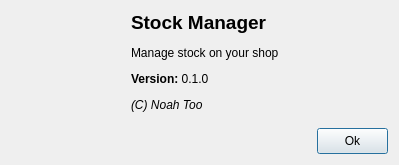
<?xml version="1.0" encoding="UTF-8"?>
<ui version="4.0">
 <class>dlgAbout</class>
 <widget class="QDialog" name="dlgAbout">
  <property name="windowModality">
   <enum>Qt::WindowModal</enum>
  </property>
  <property name="geometry">
   <rect>
    <x>0</x>
    <y>0</y>
    <width>399</width>
    <height>165</height>
   </rect>
  </property>
  <property name="windowTitle">
   <string>About</string>
  </property>
  <property name="modal">
   <bool>true</bool>
  </property>
  <layout class="QVBoxLayout" name="verticalLayout">
   <item>
    <layout class="QHBoxLayout" name="horizontalLayout_2">
     <item>
      <widget class="QLabel" name="label_2">
       <property name="maximumSize">
        <size>
         <width>114</width>
         <height>16777215</height>
        </size>
       </property>
       <property name="text">
        <string>&lt;html&gt;
&lt;head/&gt;&lt;body&gt;

&lt;p&gt;&lt;img src=&quot;:/images/logo-small.svg&quot; height=&quot;100&quot; width=&quot;100&quot; /&gt;&lt;/p&gt;

&lt;/body&gt;&lt;/html&gt;</string>
       </property>
      </widget>
     </item>
     <item>
      <widget class="QLabel" name="label">
       <property name="text">
        <string>&lt;html&gt;&lt;head/&gt;&lt;body&gt;&lt;p&gt;&lt;span style=&quot; font-size:14pt; font-weight:600;&quot;&gt;Stock Manager&lt;/span&gt;&lt;/p&gt;&lt;p&gt;Manage stock on your shop&lt;/p&gt;&lt;p&gt;&lt;span style=&quot; font-weight:600;&quot;&gt;Version:&lt;/span&gt; 0.1.0&lt;/p&gt;&lt;p&gt;&lt;span style=&quot; font-style:italic;&quot;&gt;(C) Noah Too&lt;/span&gt;&lt;/p&gt;&lt;/body&gt;&lt;/html&gt;</string>
       </property>
       <property name="textFormat">
        <enum>Qt::RichText</enum>
       </property>
       <property name="wordWrap">
        <bool>true</bool>
       </property>
      </widget>
     </item>
    </layout>
   </item>
   <item>
    <spacer name="verticalSpacer">
     <property name="orientation">
      <enum>Qt::Vertical</enum>
     </property>
     <property name="sizeHint" stdset="0">
      <size>
       <width>20</width>
       <height>40</height>
      </size>
     </property>
    </spacer>
   </item>
   <item>
    <layout class="QHBoxLayout" name="horizontalLayout">
     <item>
      <spacer name="horizontalSpacer">
       <property name="orientation">
        <enum>Qt::Horizontal</enum>
       </property>
       <property name="sizeHint" stdset="0">
        <size>
         <width>40</width>
         <height>20</height>
        </size>
       </property>
      </spacer>
     </item>
     <item>
      <widget class="QPushButton" name="pushButton">
       <property name="minimumSize">
        <size>
         <width>71</width>
         <height>26</height>
        </size>
       </property>
       <property name="maximumSize">
        <size>
         <width>71</width>
         <height>26</height>
        </size>
       </property>
       <property name="text">
        <string>Ok</string>
       </property>
      </widget>
     </item>
    </layout>
   </item>
  </layout>
 </widget>
 <resources>
  <include location="../../stock_manager.qrc"/>
 </resources>
 <connections>
  <connection>
   <sender>pushButton</sender>
   <signal>clicked()</signal>
   <receiver>dlgAbout</receiver>
   <slot>accept()</slot>
   <hints>
    <hint type="sourcelabel">
     <x>278</x>
     <y>112</y>
    </hint>
    <hint type="destinationlabel">
     <x>327</x>
     <y>67</y>
    </hint>
   </hints>
  </connection>
 </connections>
</ui>
